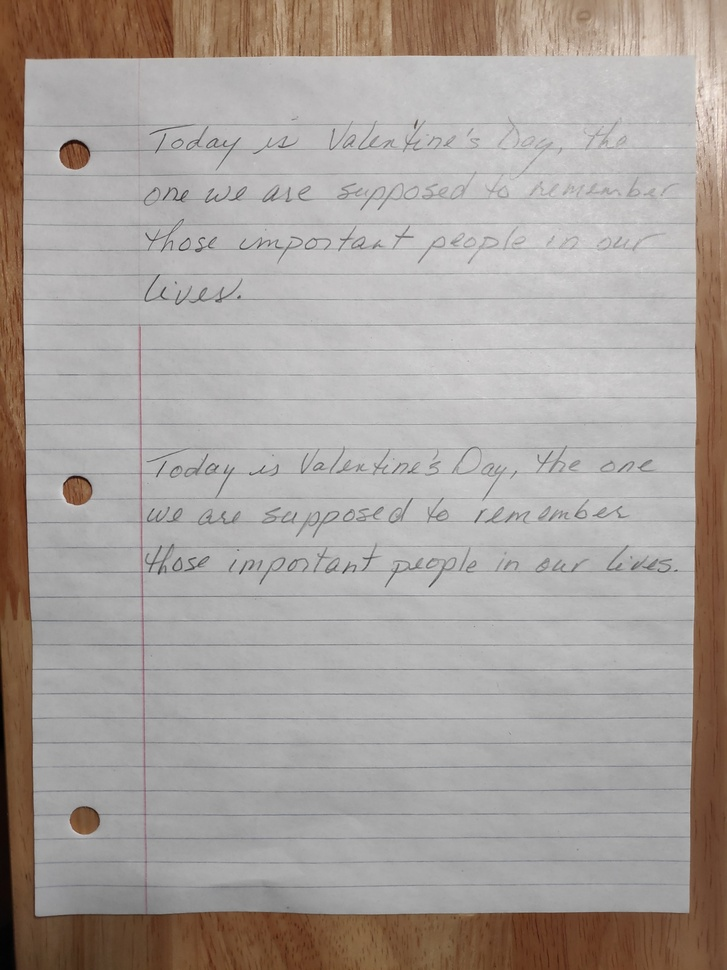
#> input picture test.jpg, 727 x 970 px, shrunk from 1814 x 2419 before the run
$ python -i remove_line.py   (imports and definitions only)   (older library calls are emulated)
#> lines starting #> are read from the running program, lines starting #| are printed output that depends on the picture; after the words box and inside, x2 and y2 are one past the last pixel; in counts of white or black regions, pixels touching at a corner belong together
#> further down, picture is the input picture: shape (970, 727, 3); mean B, G, R 156.7, 161.1, 168.1
import numpy as np
import cv2

# Hough line detection
# Credit: https://vzaguskin.github.io/fourielines1/
def houghLines(img):
    from skimage.draw import line
    w, h = img.shape
    acc = []
    for i in range(h):
        rr, cc = line(0, i, w-1, h-i-1)
        acc.append(np.sum(img[rr, cc]))
    mi = np.argmax(acc)
    ret = np.zeros(img.shape, dtype=np.bool)
    rr, cc = line(0, mi, w-1, h-mi-1)
    ret[rr, cc] = True
    return ret

# Remove lines on lined pages using hough lines and Fourier transform
# Credit: https://vzaguskin.github.io/fourielines1/
def lines_removal(img, return_gray=False):
#> called with return_gray = False
    from scipy import ndimage
    from scipy.ndimage import morphology

    imggray = cv2.cvtColor(img, cv2.COLOR_BGR2GRAY)
    imfft = np.fft.fft2(imggray)
    imffts = np.fft.fftshift(imfft)
    mags = np.abs(imffts)
    angles = np.angle(imffts)
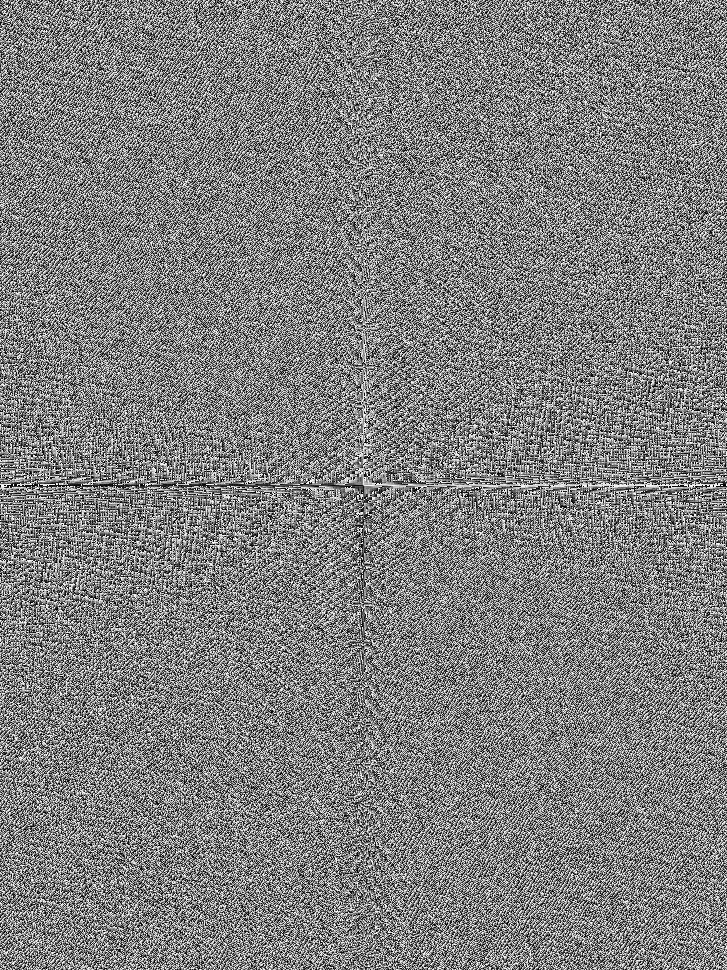
#> angles: shape (970, 727) float64; min -3.14, max 3.14, mean 7.52e-17; drawn with min black and max white
    visual = np.log(mags)
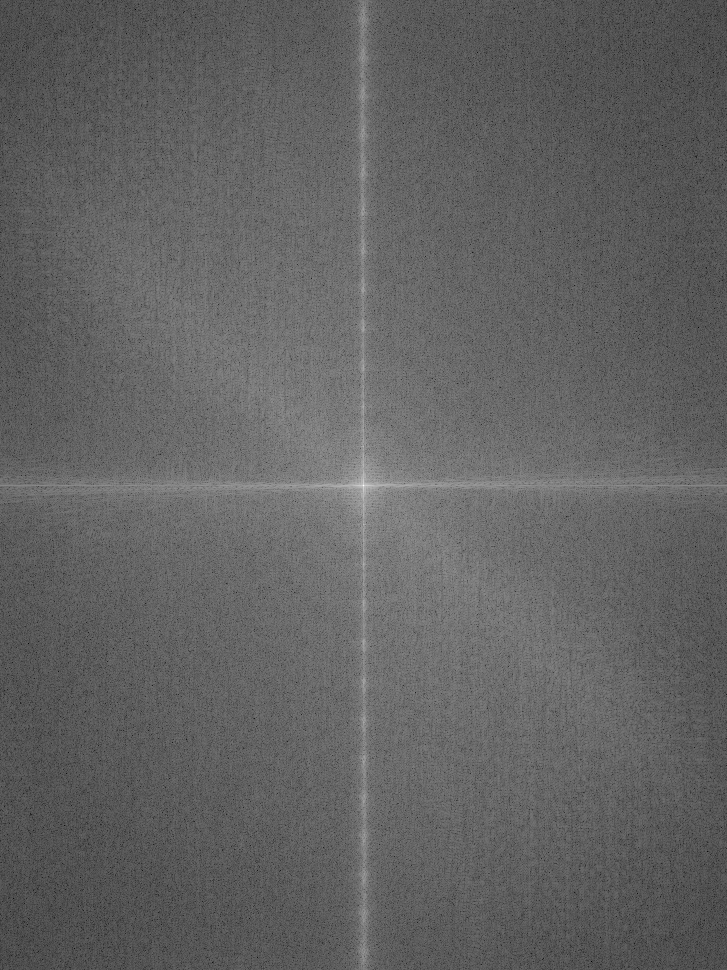
#> visual: shape (970, 727) float64; min 1.1, max 18.56, mean 7.85; drawn with min black and max white
    visual3 = np.abs(visual.astype(np.int16) - np.mean(visual))
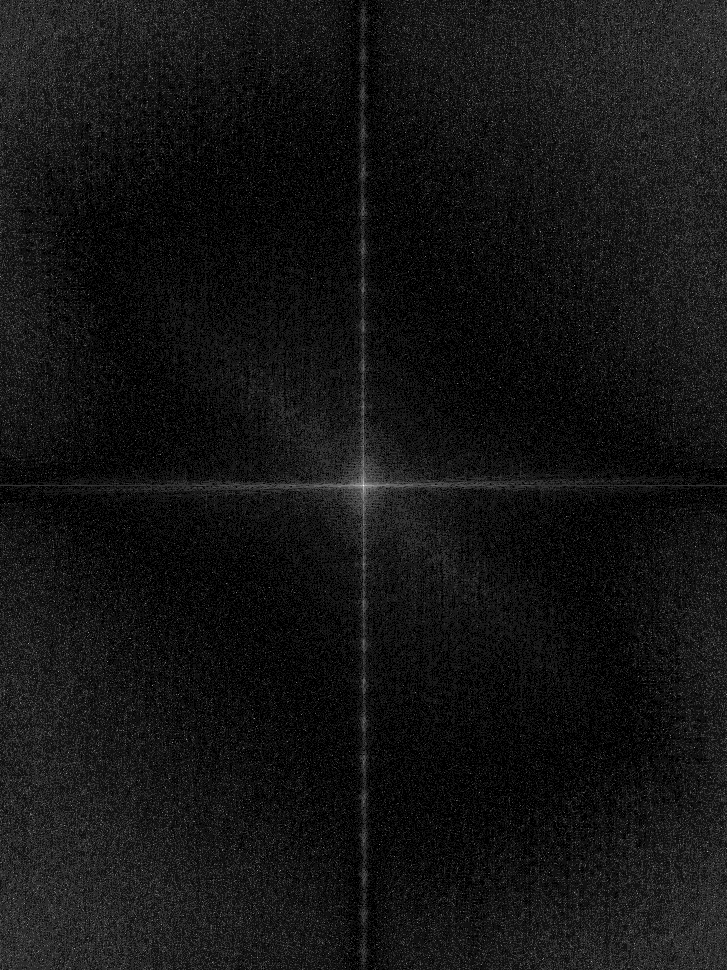
#> visual3: shape (970, 727) float64; min 0.151, max 10.15, mean 0.974; drawn with min black and max white

    ret = houghLines(visual3)
#> after the loop in houghLines, `for i in range(h):`: acc = 727 values, max 2599.4 at index 363, min 896.6 at index 245, mean 1057.6
#> in houghLines, `mi = np.argmax(acc)`: mi = 363
#> in houghLines, `ret = np.zeros(img.shape, dtype=np.bool)`: ret: shape (970, 727) bool; every value is 0
#> in houghLines, `rr, cc = line(0, mi, w-1, h-mi-1)`: rr = 970 values from 0 to 969; cc = 970 values from 363 to 363
#> in houghLines, `ret[rr, cc] = True`:
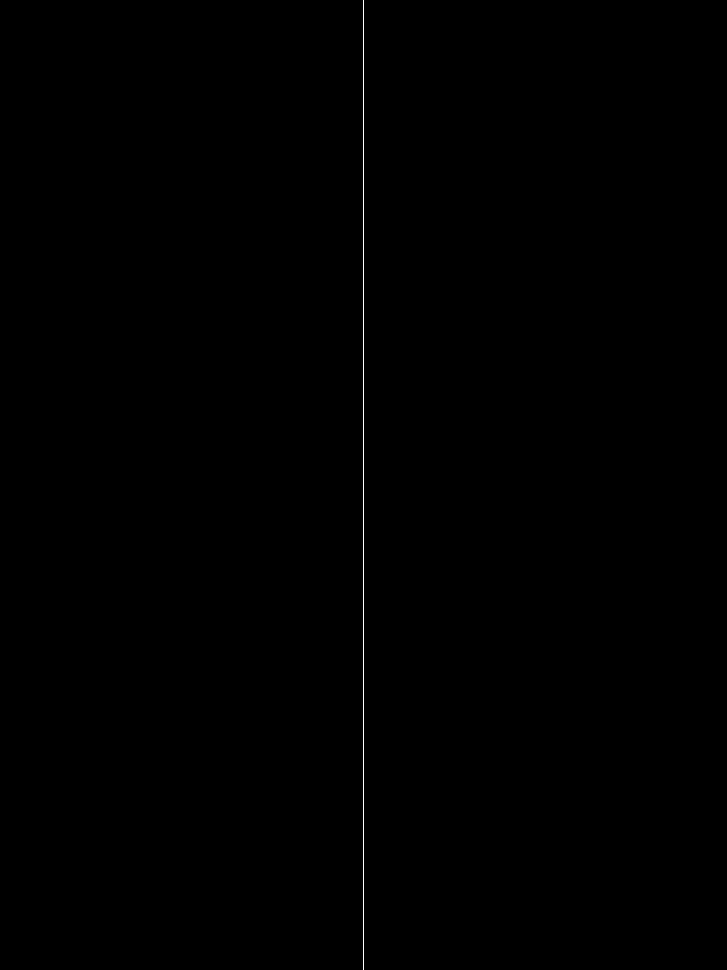
#> ret: shape (970, 727) bool; 0.14% white in thin lines or dots, all inside (x1, y1, x2, y2) = (363, 0, 364, 970)
    ret = morphology.binary_dilation(ret)
#> ret: shape (970, 727) bool; 0.41% white; 1 white region, box (x1, y1, x2, y2) and area: (362, 0, 365, 970) 2910
    ret = morphology.binary_dilation(ret)
#> ret: shape (970, 727) bool; 0.69% white; 1 white region, box (x1, y1, x2, y2) and area: (361, 0, 366, 970) 4850
    ret = morphology.binary_dilation(ret)
#> ret: shape (970, 727) bool; 0.96% white; 1 white region, box (x1, y1, x2, y2) and area: (360, 0, 367, 970) 6790
    ret = morphology.binary_dilation(ret)
#> ret: shape (970, 727) bool; 1.2% white; 1 white region, box (x1, y1, x2, y2) and area: (359, 0, 368, 970) 8730
    ret = morphology.binary_dilation(ret)
#> ret: shape (970, 727) bool; 1.5% white; 1 white region, box (x1, y1, x2, y2) and area: (358, 0, 369, 970) 10670
    w, h = ret.shape
#> w = 970; h = 727
    ret[w//2-3:w//2+3, h//2-3:h//2+3] = False
#> ret: shape (970, 727) bool; 1.5% white; 1 white region, box (x1, y1, x2, y2) and area: (358, 0, 369, 970) 10634

    visual_blured = ndimage.gaussian_filter(visual, sigma=5)
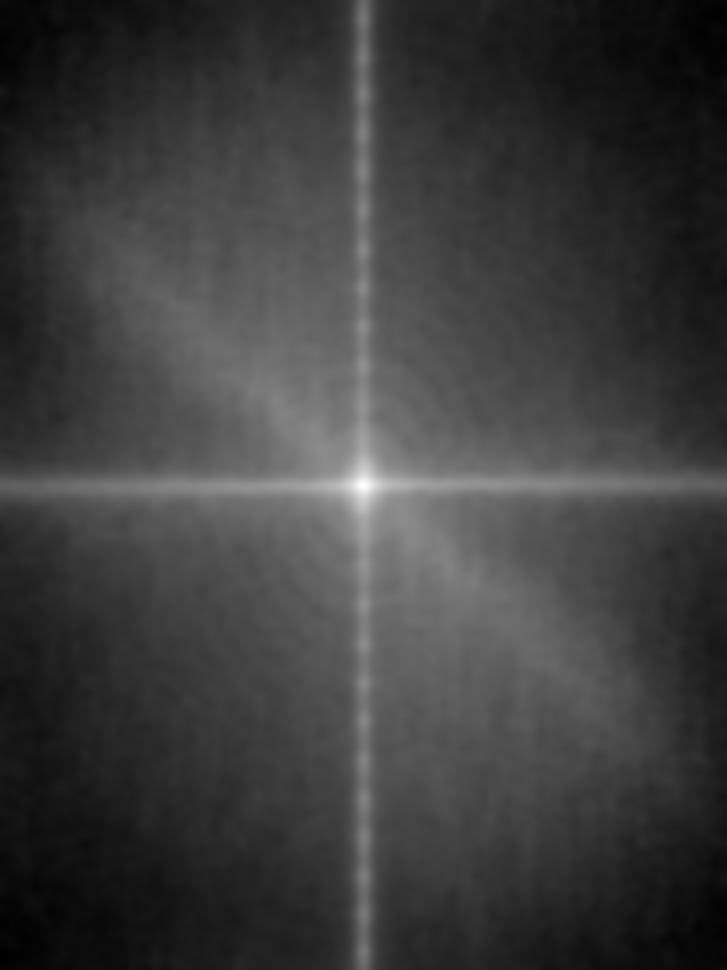
#> visual_blured: shape (970, 727) float64; min 6.21, max 13.01, mean 7.85; drawn with min black and max white
    visual[ret] = visual_blured[ret]
#> visual: shape (970, 727) float64; 1.51% of pixels changed, all inside (x1, y1, x2, y2) = (358, 0, 369, 970)
    newmagsshift = np.exp(visual)
    newffts = newmagsshift * np.exp(1j*angles)
    newfft = np.fft.ifftshift(newffts)
    imrev = np.fft.ifft2(newfft)
    newim2 = np.abs(imrev).astype(np.uint8)

    gray = newim2.copy()
    newim2 = cv2.cvtColor(newim2, cv2.COLOR_GRAY2RGB)
#> newim2: shape (970, 727, 3)
    newim2 = np.maximum(newim2, img)
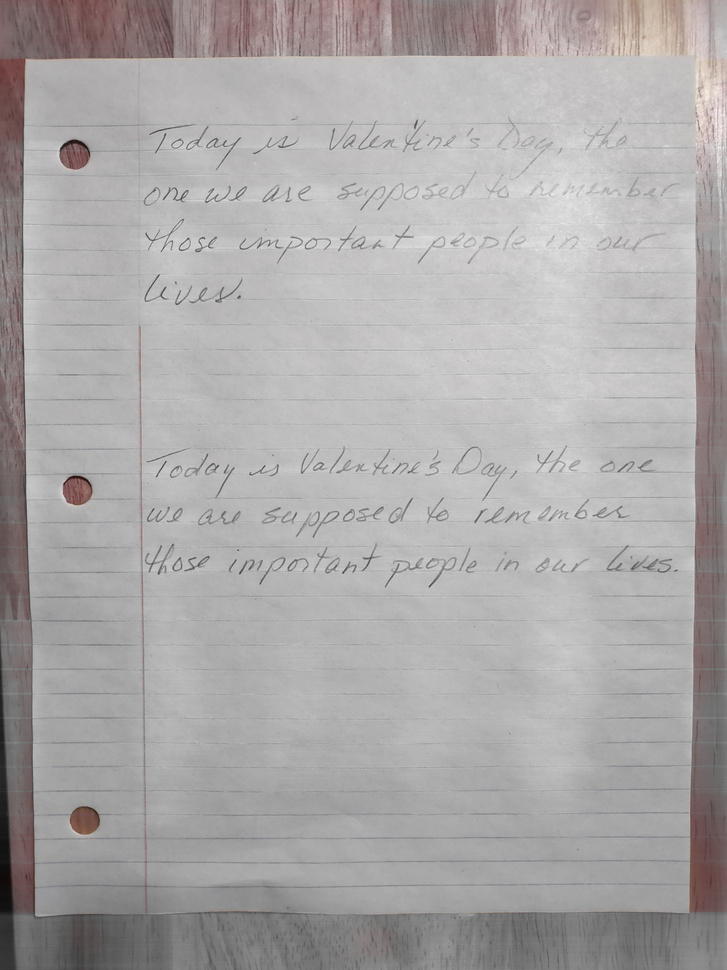
#> newim2: shape (970, 727, 3); mean B, G, R 168.5, 168.5, 171.1
    img = newim2
    return img, gray

>>> import cv2
>>> picture = cv2.imread('test.jpg')
>>> result = lines_removal(picture)

$ run again, on ilia.jpg
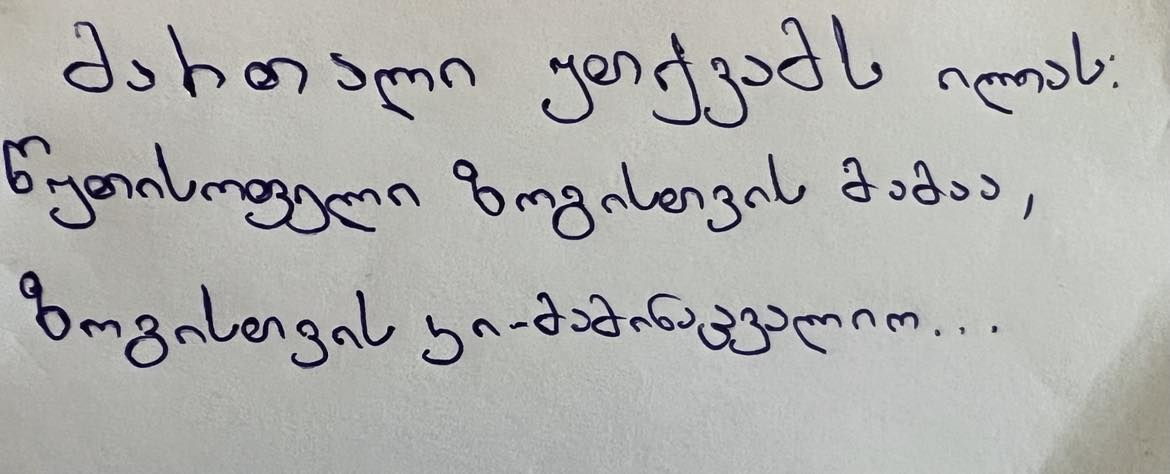
#> input picture ilia.jpg, 1170 x 474 px
#> picture is the input picture: shape (474, 1170, 3); mean B, G, R 174.8, 177.7, 177.5
#> after the loop in houghLines, `for i in range(h):`: acc = 1170 values, max 1753.1 at index 1167, min 569.7 at index 397, mean 926.7
#> mi = 1167
#> rr = 1166 values from 0 to 473; cc = 1166 values, max 1167 at index 0, min 2 at index 1165, mean 584.5
#> in houghLines, `ret[rr, cc] = True`:
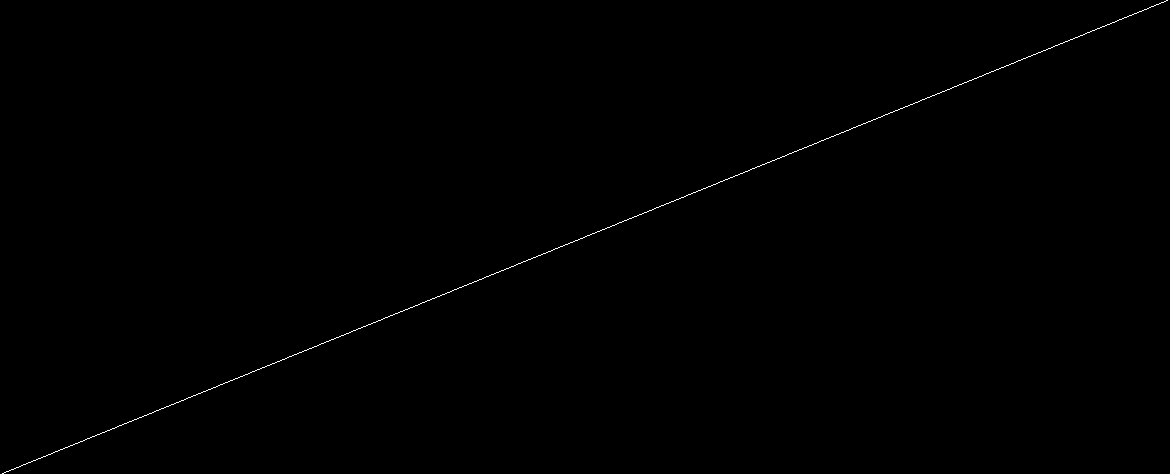
#> ret: shape (474, 1170) bool; 0.21% white in thin lines or dots
#> in lines_removal, `newim2 = np.abs(imrev).astype(np.uint8)`:
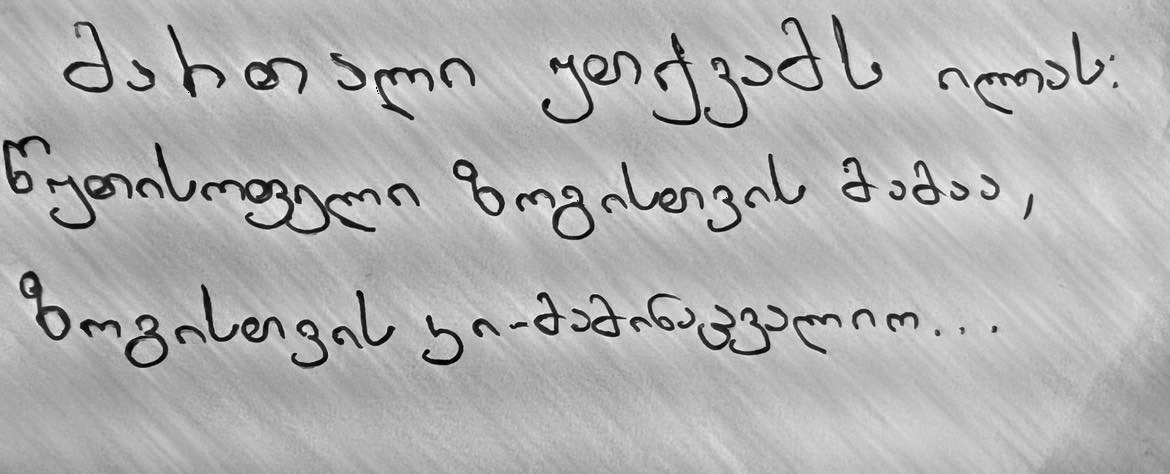
#> newim2: shape (474, 1170); min 0, max 255, mean 176.8
